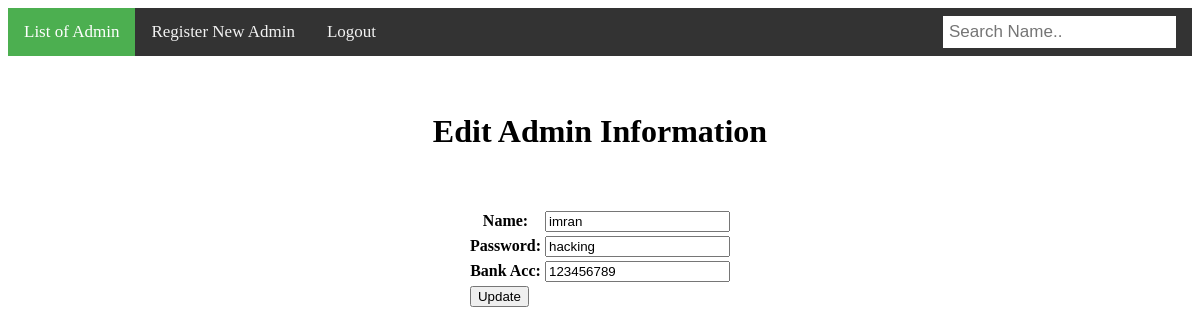
Page /edit.php?id=2 on the committed database.
### tables this page shows
CREATE TABLE IF NOT EXISTS `tbl_user` (
  `user_id` int(11) NOT NULL AUTO_INCREMENT,
  `user_uname` varchar(255) NOT NULL,
  `user_password` varchar(255) NOT NULL,
  `user_bankaccount` varchar(16) DEFAULT NULL,
  PRIMARY KEY (`user_id`)
);

### edit.php (the view, shortened to what this page needs)
<?php
include 'adminconnect.php';
    $sql = "SELECT * FROM tbl_user WHERE `user_id` = '{$_GET['id']}'";
    $query=mysqli_query($con, $sql);
    $row = mysqli_fetch_array($query);
?>
<!DOCTYPE html>
<html>
    <body>
        <center>
            <h1>Edit Admin Information</h1>
        <form action="" method="get">
            <table>
                <tr>
                    <th>Name: </th>
                    <td><input type="text" name="name" value="<?php echo $name = $row['user_uname']; ?>"></td>
                </tr>
                <br>
                <tr>
                    <th>Password: </th>
                    <td><input type="text" name="password" value="<?php echo $password = $row['user_password']; ?>"></td>
                </tr>
                <br>
                <tr>
                    <th>Bank Acc: </th>
                    <td><input type="number" name="bankacc" value="<?php echo $bankacc = $row['user_bankaccount']; ?>"></td>
                </tr>
                <tr>
                    <center><td><button type="submit" name="update">Update</button></td></center>
                </tr>
            </table>
        </form>
        </center>
    </body>
</html>

### rows in the picture
tbl_user: name "imran", password "hacking", bankacc "123456789"
